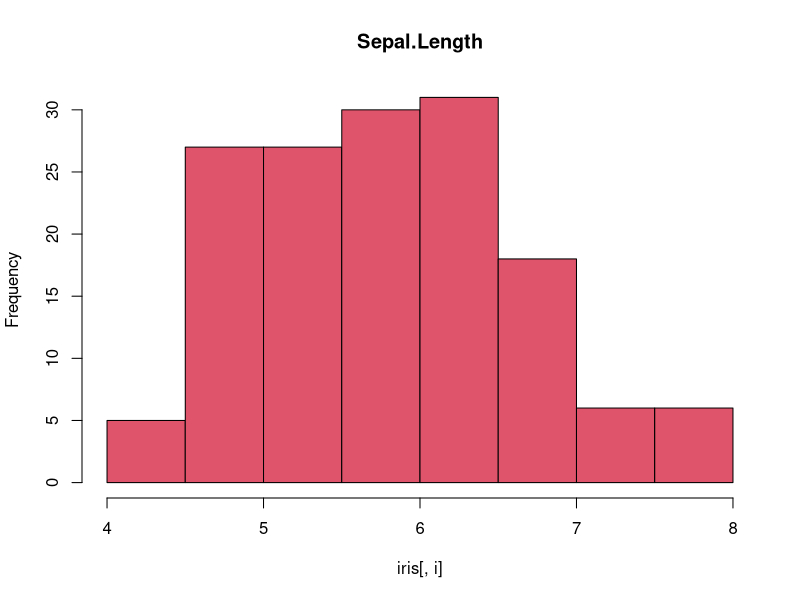
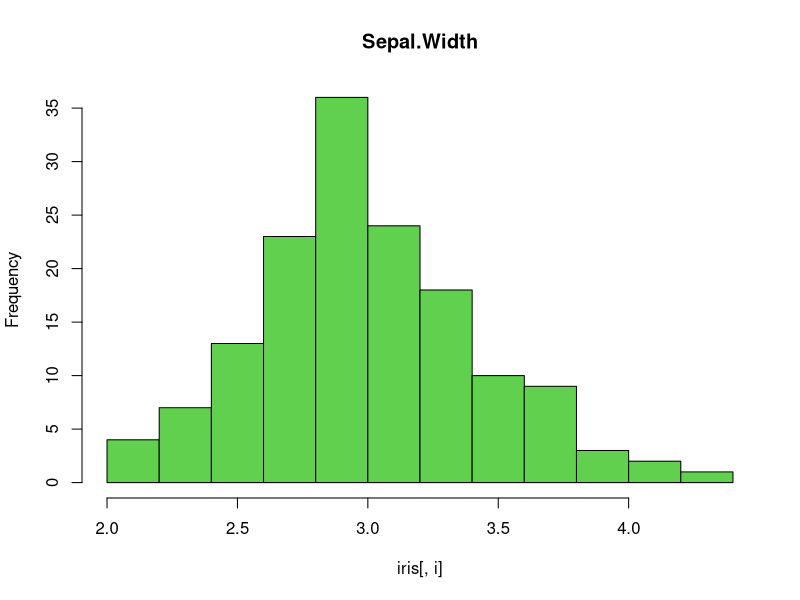
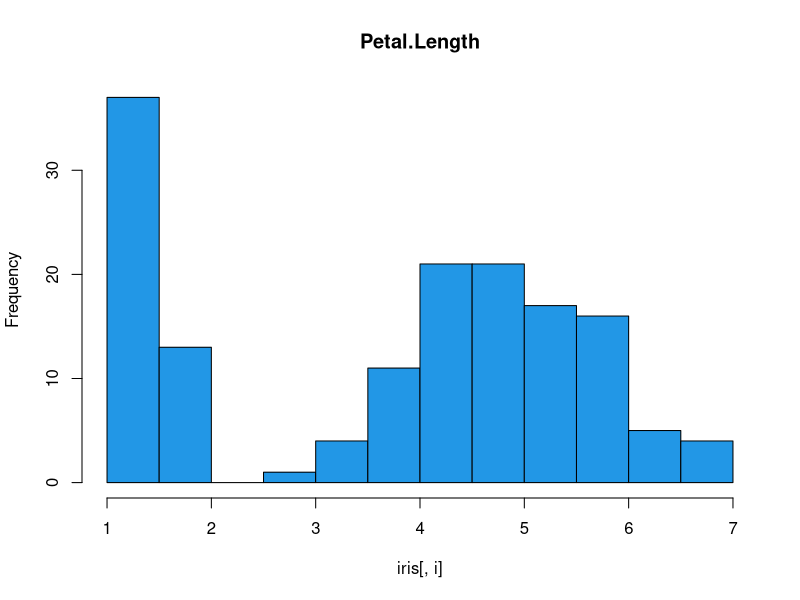
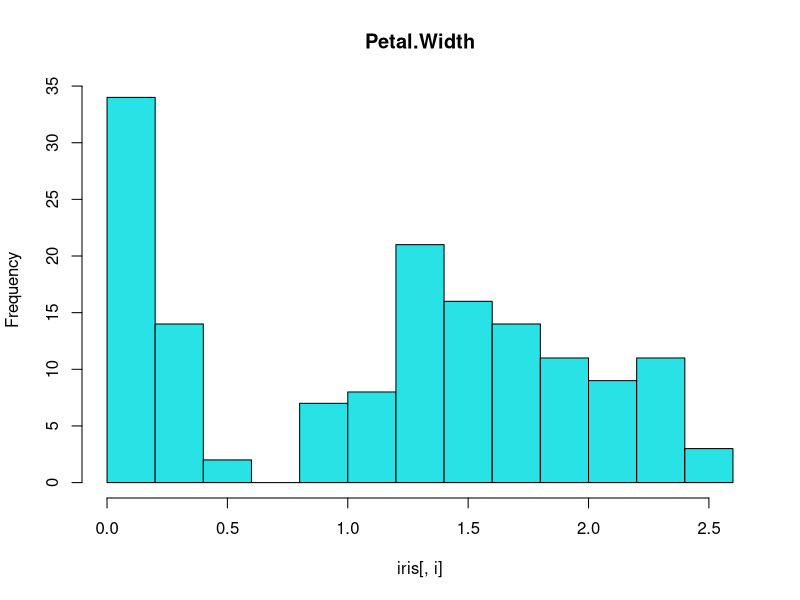
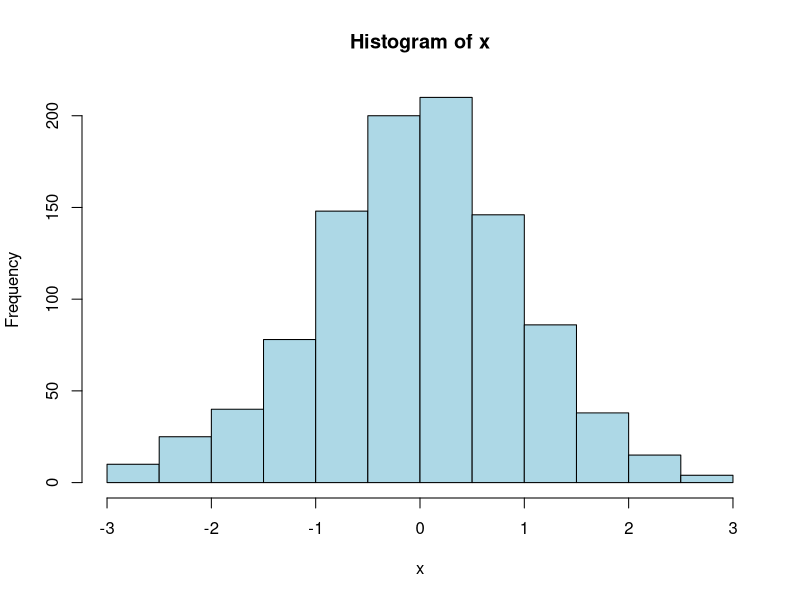
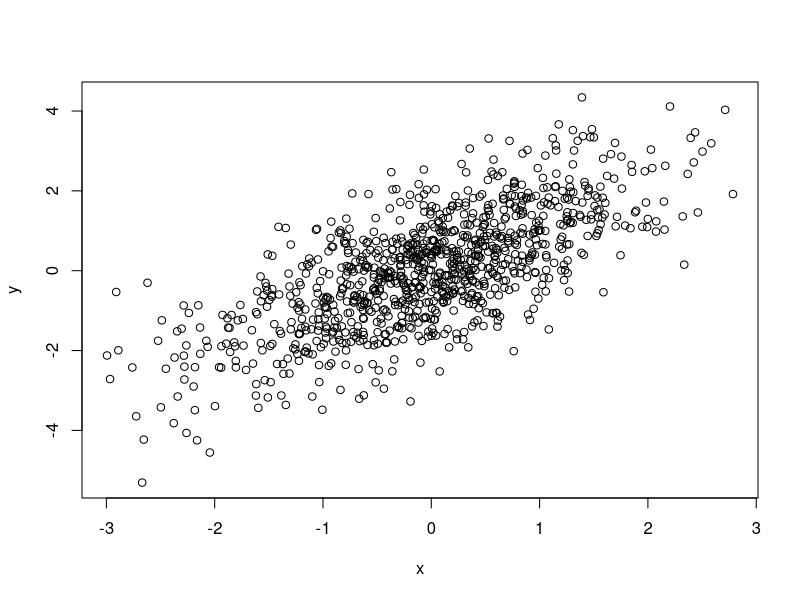
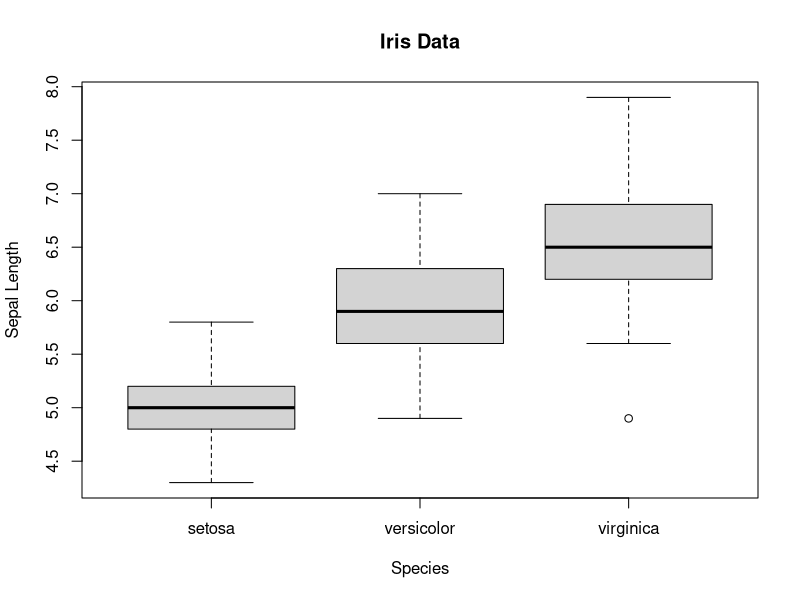
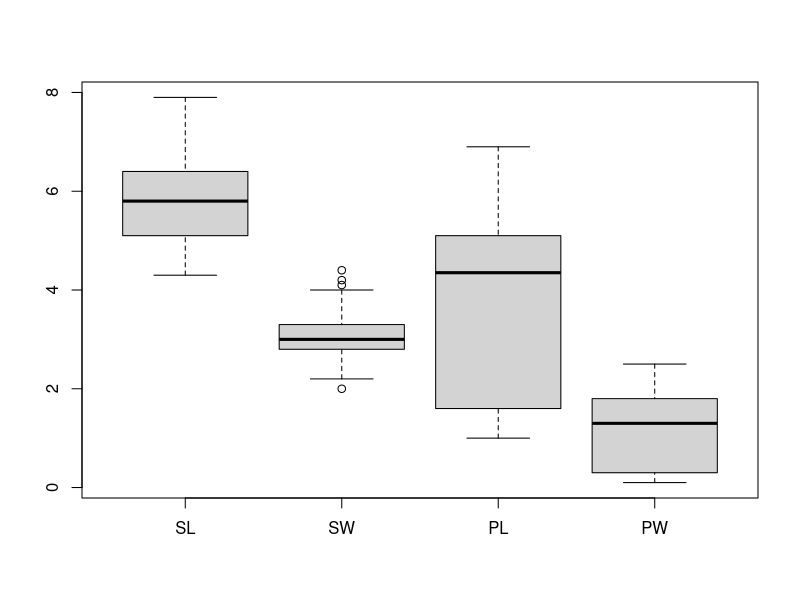

R code for these plots, in order:
# Histogram
iris  # 이미 저장된 데이터
str(iris)  # structure 확인(type 등 확인 가능)

cnames <- colnames(iris)
?hist

for (i in 1:4) {
  hist(iris[,i], breaks=10, col=i+1, main="")
  title(main=cnames[i])
}


# Plot
x <- rnorm(1000)    # 표준정규분포로부터 데이터 1000개 만들기
y <- rnorm(1000) + x  # 표준정규분포로부터 데이터 1000개 만들고 x를 더하기
summary(y)    # 최소값, 최대값, 중간값, 25%/75% percentile
var(y)
hist(x, col="lightblue")    # 히스토그램 그리기

?plot
plot(x,y)    # 산점도 그리기


# Box Plots
boxplot(Sepal.Length~Species, data=iris, main="Iris Data", xlab="Species", ylab="Sepal Length")
boxplot(list(SL=iris[,1], SW=iris[,2], PL=iris[,3], PW=iris[,4]))

x <- iris[,2]
boxplot(x)
y <- sort(x, decreasing=FALSE)
m <- median(y)
q1 <- 0.25*150+0.5
q3 <- 0.75*150+0.5
upper.fence <- y[q3]+1.5*(y[q3]-y[q1])
lower.fence <- y[q1]-1.5*(y[q3]-y[q1])
top.bar <- max(y[y<upper.fence])
bottom.bar <- min(y[y>lower.fence])
top.outliers <- y[y>top.bar]
bottom.outliers <- y[y<bottom.bar]


# Scatter plot matrices : 산점도 행렬
# When there are more than two variables of interest it is useful to plot a scatter plot matrix, which plots each variable against every other one.

pairs(iris[,-5], pch=19, col=c(2,3,4)[iris[,5]])



